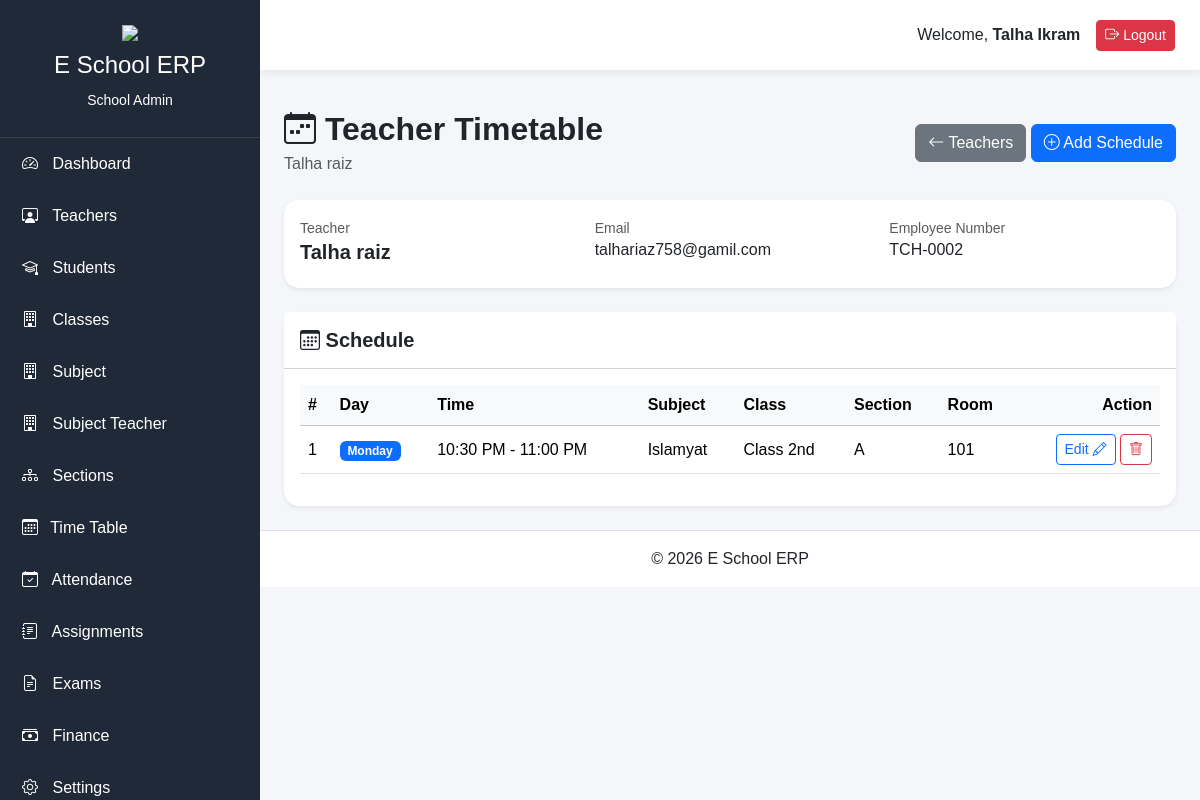
Page /school-admin/manage-timetable/teacher/1 (signed in) on the committed database.
### app/models/user.py (models this page shows, shortened)
class User(UserMixin, db.Model):
    __tablename__ = "users"
    id = db.Column(db.Integer, primary_key=True)
    full_name = db.Column(db.String(100), nullable=False)
    role_id = db.Column(db.Integer,db.ForeignKey("roles.id"),nullable=False)
    role = db.relationship("Role",back_populates="users")
    school = db.relationship("School",back_populates="users")
    student=db.relationship("Student",back_populates="user",uselist=False,cascade="all, delete-orphan")
    teacher=db.relationship("Teacher",back_populates="user",uselist=False,cascade="all, delete-orphan")
    parent= db.relationship("Parent",back_populates="user",uselist=False,cascade="all, delete-orphan")
    school_admin = db.relationship("SchoolAdmin",back_populates="user",uselist=False,cascade="all, delete-orphan")
    school_id = db.Column(db.Integer,db.ForeignKey("schools.id"),nullable=True)
    username = db.Column(db.String(50),unique=True,nullable=False)
    email = db.Column(db.String(120),unique=True,nullable=False)
    password_hash = db.Column(db.String(255),nullable=False)
    is_active = db.Column(db.Boolean,default=True)
    is_verified = db.Column(db.Boolean,default=False)
    last_login = db.Column(db.DateTime,nullable=True)
    created_at = db.Column(db.DateTime,default=datetime.utcnow)
    updated_at = db.Column(db.DateTime,default=datetime.utcnow,onupdate=datetime.utcnow)

### app/models/teacher.py (models this page shows, shortened)
class Teacher(db.Model):
    __tablename__ = "teachers"
    id = db.Column(db.Integer, primary_key=True)
    user_id = db.Column(db.Integer, db.ForeignKey("users.id"), unique=True, nullable=False)
    school_id = db.Column(db.Integer, db.ForeignKey("schools.id"), nullable=False)
    employee_number = db.Column(db.String(20), unique=True, nullable=False)
    first_name = db.Column(db.String(100), nullable=False)
    last_name = db.Column(db.String(100), nullable=False)
    email = db.Column(db.String(120), unique=True, nullable=False)
    phone = db.Column(db.String(20), nullable=False)
    gender = db.Column(db.String(20), nullable=False)
    date_of_birth = db.Column(db.Date, nullable=True)
    cnic = db.Column(db.String(20), unique=True, nullable=True)
    address = db.Column(db.String(255), nullable=True)
    emergency_contact = db.Column(db.String(20), nullable=True)
    blood_group = db.Column(db.String(5), nullable=True)
    qualification = db.Column(db.String(150), nullable=True)
    experience = db.Column(db.Integer, nullable=True)
    joining_date = db.Column(db.Date, nullable=True)
    salary = db.Column(db.Numeric(10, 2), nullable=True)
    profile_image = db.Column(db.String(255), nullable=True)
    employment_status = db.Column(
    db.String(20),default="Active")
    notes = db.Column(db.Text, nullable=True)
    is_active = db.Column(db.Boolean, default=True)
    created_at = db.Column(db.DateTime, default=datetime.utcnow)
    updated_at = db.Column(
    db.DateTime,default=datetime.utcnow,onupdate=datetime.utcnow)
    user= db.relationship("User", back_populates= "teacher", uselist= False)
    teacher_subjects = db.relationship("TeacherSubject", back_populates ="teacher", cascade= "all, delete-orphan",lazy= True)
    school = db.relationship("School", back_populates="teacher")
    exams = db.relationship("Exam", back_populates="teacher")
    results = db.relationship("Result", back_populates="teacher")
    attendences = db.relationship("Attendance", back_populates="teacher")
    assignments = db.relationship("Assignment", back_populates="teacher")
    timetables = db.relationship("Timetable", back_populates="teacher")
    managed_class= db.relationship("Class",foreign_keys ="Class.class_teacher_id" ,back_populates= "class_teacher", uselist= False)

### app/models/timetable.py (models this page shows, shortened)
class Timetable(db.Model):
    __tablename__ = "timetables"
    id = db.Column(db.Integer,primary_key=True)
    school_id = db.Column(db.Integer,db.ForeignKey("schools.id"),nullable=False)
    class_id = db.Column(db.Integer,db.ForeignKey("classes.id"),nullable=False)
    section_id = db.Column(db.Integer,db.ForeignKey("sections.id"),nullable=False)
    subject_id = db.Column(db.Integer,db.ForeignKey("subjects.id"),nullable=False)
    teacher_id = db.Column(db.Integer,db.ForeignKey("teachers.id"),nullable=False)
    day_of_week = db.Column(db.String(20),nullable=False)
    start_time = db.Column(db.Time,nullable=False)
    room_number = db.Column(db.String(20),nullable=True)
    end_time = db.Column(db.Time,nullable=False)
    room_number = db.Column(db.String(20),nullable=True)
    academic_year = db.Column(db.String(20),nullable=False)
    is_active = db.Column(db.Boolean,default=True)
    created_at = db.Column(db.DateTime,default=datetime.utcnow)
    updated_at = db.Column(db.DateTime,default=datetime.utcnow,onupdate=datetime.utcnow)
    school = db.relationship("School",back_populates ="timetables")
    class_room = db.relationship("Class",back_populates ="timetables")
    section = db.relationship("Section",back_populates ="timetables")
    subject = db.relationship("Subject",back_populates ="timetables")
    teacher = db.relationship("Teacher",back_populates ="timetables")
    __table_args__ = (db.UniqueConstraint("class_id","section_id","day_of_week","start_time",name="uq_class_timetable"),)

### app/models/subject.py (models this page shows, shortened)
class Subject(db.Model):
    __tablename__ = "subjects"
    id = db.Column(db.Integer, primary_key=True)
    school = db.relationship("School",back_populates="subjects")
    exams = db.relationship("Exam", back_populates= "subject", cascade= "all, delete-orphan")
    timetables = db.relationship("Timetable", back_populates = "subject")
    assignments = db.relationship("Assignment", back_populates = "subject")
    results = db.relationship("Result", back_populates = "subject")
    teacher_subjects= db.relationship("TeacherSubject", back_populates = "subject", cascade ="all, delete-orphan",lazy = True)
    school_id = db.Column(db.Integer,db.ForeignKey("schools.id"),nullable=False)
    subject_name = db.Column(db.String(100),nullable=False)
    subject_code = db.Column(db.String(20),unique=True,nullable=False)
    description = db.Column(db.Text,nullable=True)
    credit_hours = db.Column(db.Integer,nullable=True)
    is_active = db.Column(db.Boolean,default=True)
    created_at = db.Column(db.DateTime,default=datetime.utcnow)
    updated_at = db.Column(db.DateTime,default=datetime.utcnow,onupdate=datetime.utcnow)

### app/models/class_model.py (models this page shows, shortened)
class Class(db.Model):
    __tablename__ = "classes"
    id = db.Column(db.Integer, primary_key=True)
    school_id = db.Column(db.Integer,db.ForeignKey("schools.id"),nullable=False)
    class_name = db.Column(db.String(100),nullable=False)
    class_code = db.Column(db.String(20),nullable=False)
    description = db.Column(db.Text,nullable=True)
    class_teacher_id = db.Column(db.Integer,db.ForeignKey("teachers.id"),nullable=True)
    is_active = db.Column(db.Boolean,default=True)
    created_at = db.Column(db.DateTime,default=datetime.utcnow)
    updated_at = db.Column(db.DateTime,default=datetime.utcnow,onupdate=datetime.utcnow)
    teacher_subjects = db.relationship("TeacherSubject", back_populates = "classroom", cascade= "all, delete-orphan",lazy= True)
    sections = db.relationship("Section",back_populates= "class_room",cascade="all, delete-orphan")
    students = db.relationship("Student", back_populates= "class_room")
    results=   db.relationship("Result", back_populates= "class_room")
    exams = db.relationship("Exam", back_populates= "class_room",cascade="all, delete-orphan")
    timetables = db.relationship("Timetable",back_populates= "class_room",cascade="all, delete-orphan")
    assignments = db.relationship("Assignment",back_populates= "class_room",cascade="all, delete-orphan")
    fee_structures = db.relationship("FeeStructure",back_populates= "class_room",cascade="all, delete-orphan")
    class_teacher = db.relationship("Teacher",foreign_keys=[class_teacher_id],back_populates="managed_class", uselist=False )
    school = db.relationship("School",back_populates="classes")

### app/models/section.py (models this page shows, shortened)
class Section(db.Model):
    __tablename__ = "sections"
    id = db.Column(db.Integer, primary_key=True)
    school_id = db.Column(db.Integer,db.ForeignKey("schools.id"),nullable=False)
    class_id = db.Column(db.Integer,db.ForeignKey("classes.id"),nullable=False)
    section_name = db.Column(db.String(20),nullable=False)
    section_code = db.Column(db.String(20),nullable=False)
    description = db.Column(db.Text,nullable=True)
    is_active = db.Column(db.Boolean,default=True)
    created_at = db.Column(db.DateTime,default=datetime.utcnow)
    updated_at = db.Column(db.DateTime,default=datetime.utcnow,onupdate=datetime.utcnow)
    school = db.relationship("School",back_populates="sections")
    class_room = db.relationship("Class",back_populates="sections")
    exams = db.relationship("Exam",back_populates="sections")
    timetables = db.relationship("Timetable",back_populates="section",cascade="all, delete-orphan")
    assignments = db.relationship("Assignment",back_populates="sections",cascade="all, delete-orphan")
    teacher_subjects = db.relationship("TeacherSubject", back_populates = "section", cascade="all, delete-orphan")
    students = db.relationship("Student",back_populates="section",cascade="all, delete-orphan")
    results = db.relationship("Result",back_populates="section",cascade="all, delete-orphan")

### app/blueprints/school_admin/routes.py (the view)
@school_admin.route("/manage-timetable/teacher/<int:teacher_id>")
@login_required
def teacher_timetable(teacher_id):
    teacher = Teacher.query.filter_by(
    id=teacher_id,
    school_id=current_user.school_id
    ).first_or_404()
    timetables = Timetable.query.filter_by(
    teacher_id=teacher.id,
    school_id=current_user.school_id,
    is_active=True
    ).order_by(
    Timetable.day_of_week,
    Timetable.start_time
    ).all()
    return render_template(
    "school_admin/timetable/teacher_timetable.html",
    teacher=teacher,
    timetables=timetables
    )

### app/models/user.py (called while the page is built)
@login_manager.user_loader
def load_user(user_id):
    return User.query.get(int(user_id))

### app/templates/school_admin/timetable/teacher_timetable.html (shortened to what this page needs)
{% extends "school_admin/base.html" %}
{% block content %}
<div class="container-fluid">
<div class="d-flex justify-content-between align-items-center mb-4">
<div>
<h2 class="fw-bold mb-1">
<i class="bi bi-calendar-week"></i>
Teacher Timetable
</h2>
<p class="text-muted mb-0">
{{ teacher.first_name }}
{{ teacher.last_name }}
</p>
</div>
<div>
<a href="{{ url_for(
'school_admin.timetable_teachers'
) }}"
class="btn btn-secondary">
<i class="bi bi-arrow-left"></i>
Teachers
</a>
<a href="{{ url_for(
'school_admin.create_timetable',
teacher_id=teacher.id
) }}"
class="btn btn-primary">
<i class="bi bi-plus-circle"></i>
Add Schedule
</a>
</div>
</div>
<div class="card shadow-sm border-0 mb-4">
<div class="card-body">
<div class="row">
<div class="col-md-4">
<small class="text-muted">
Teacher
</small>
<h5 class="fw-semibold">
{{ teacher.first_name }}
{{ teacher.last_name }}
</h5>
</div>
<div class="col-md-4">
<small class="text-muted">
Email
</small>
<h6>
{{ teacher.email or "-" }}
</h6>
</div>
<div class="col-md-4">
<small class="text-muted">
Employee Number
</small>
<h6>
{{ teacher.employee_number or "-" }}
</h6>
</div>
</div>
</div>
</div>
<div class="card shadow-sm border-0">
<div class="card-header bg-white py-3">
<h5 class="mb-0 fw-semibold">
<i class="bi bi-calendar3"></i>
Schedule
</h5>
</div>
<div class="card-body">
{% if timetables %}
<div class="table-responsive">
<table class="table table-hover align-middle">
<thead class="table-light">
<tr>
<th>#</th>
<th>Day</th>
<th>Time</th>
<th>Subject</th>
<th>Class</th>
<th>Section</th>
<th>Room</th>
<th class="text-end">Action</th>
</tr>
</thead>
<tbody>
{% for timetable in timetables %}
<tr>
<td>
{{ loop.index }}
</td>
<td>
<span class="badge bg-primary">
{{ timetable.day_of_week }}
</span>
</td>
<td>
{{ timetable.start_time.strftime('%I:%M %p') }}
-
{{ timetable.end_time.strftime('%I:%M %p') }}
</td>
<td>
{{ timetable.subject.subject_name
if timetable.subject
else "-" }}
</td>
<td>
{{ timetable.class_room.class_name
if timetable.class_room
else "-" }}
</td>
<td>
{{ timetable.section.section_name
if timetable.section
else "-" }}
</td>
<td>
{{ timetable.room_number or "-" }}
</td>
<td class="text-end">
<a href="{{ url_for(
'school_admin.edit_timetable',
id=timetable.id
) }}"
class="btn btn-sm btn-outline-primary">
Edit
<i class="bi bi-pencil"></i>
</a>
<a href="{{ url_for(
'school_admin.delete_timetable',
id=timetable.id
) }}"
class="btn btn-sm btn-outline-danger"
onclick="return confirm(
'Are you sure you want to delete this schedule?'
);">
<i class="bi bi-trash"></i>
</a>
</td>
</tr>
{% endfor %}
</tbody>
</table>
</div>
{% endif %}
</div>
</div>
</div>
{% endblock %}

### app/templates/school_admin/base.html (shortened to what this page needs)
<!DOCTYPE html>
<html lang="en">
<head>
<link href="https://cdn.jsdelivr.net/npm/bootstrap@5.3.3/dist/css/bootstrap.min.css" rel="stylesheet">
<link rel="stylesheet"
href="https://cdn.jsdelivr.net/npm/bootstrap-icons@1.11.3/font/bootstrap-icons.min.css">
<link rel="stylesheet"
href="{{ url_for('static', filename='css/style.css') }}">
</head>
<body>
<div class="wrapper">
<aside class="sidebar" id="sidebar">
<div class="sidebar-header">
<img src="{{ url_for('static', filename='images/logo.png') }}"
class="logo">
<h4>E School ERP</h4>
<small>School Admin</small>
</div>
<ul class="sidebar-menu">
<li>
<a href="{{ url_for('school_admin.dashboard') }}">
<i class="bi bi-speedometer2"></i>
Dashboard
</a>
</li>
<li>
<a href="{{ url_for('school_admin.manage_teachers') }}">
<i class="bi bi-person-workspace"></i>
Teachers
</a>
</li>
<li>
<a href="{{ url_for('school_admin.manage_students') }}">
<i class="bi bi-mortarboard"></i>
Students
</a>
</li>
<li>
<a href="{{ url_for('school_admin.manage_classes') }}">
<i class="bi bi-building"></i>
Classes
</a>
</li>
<li>
    <a href="{{ url_for('school_admin.manage_subjects') }}">
    <i class="bi bi-building"></i>
    Subject
    </a>
    </li>
<li>
    <a href="{{ url_for('school_admin.manage_teacher_subjects') }}">
    <i class="bi bi-building"></i>
    Subject Teacher
    </a>
    </li>
<li>
<a href="{{ url_for('school_admin.manage_sections') }}">
<i class="bi bi-diagram-3"></i>
Sections
</a>
</li>
<li>
<a href="{{ url_for('school_admin.manage_timetable') }}">
<i class="bi bi-calendar3 me-2"></i>
Time Table
</a>
</li>
<li>
<a href="#">
<i class="bi bi-calendar-check"></i>
Attendance
</a>
</li>
<li>
<a href="#">
<i class="bi bi-journal-text"></i>
Assignments
</a>
</li>
<li>
<a href="#">
<i class="bi bi-file-earmark-text"></i>
Exams
</a>
</li>
<li>
<a href="#">
<i class="bi bi-cash-stack"></i>
Finance
</a>
</li>
<li>
<a href="#">
<i class="bi bi-gear"></i>
Settings
</a>
</li>
</ul>
</aside>
<div class="main-content">
<nav class="top-navbar">
<div class="ms-auto d-flex align-items-center">
<span class="me-3">
Welcome,
<strong>{{ current_user.full_name }}</strong>
</span>
<a href="{{ url_for('auth.logout') }}"
class="btn btn-danger btn-sm">
<i class="bi bi-box-arrow-right"></i>
Logout
</a>
</div>
</nav>
<main class="container-fluid py-4">
{% block content %}
{% endblock %}
</main>
<footer class="text-center py-3 border-top">
© 2026 E School ERP
</footer>
</div>
</div>
</body>
</html>

### app/static/css/style.css (style rules this page uses)
body { margin:0; background:#f4f6f9; font-family:Arial,sans-serif; }
.wrapper { display:flex; }
.sidebar { width:260px; background:#1f2937; color:white; min-height:100vh; position:fixed; left:0; top:0; overflow-y:auto; }
.sidebar-header { text-align:center; padding:25px; border-bottom:1px solid rgba(255,255,255,.1); }
.logo { width:70px; margin-bottom:10px; }
.sidebar-menu { list-style:none; padding:0; margin:0; }
.sidebar-menu li a { display:block; padding:14px 22px; color:white; text-decoration:none; transition:.3s; }
.sidebar-menu i { margin-right:10px; }
.main-content { margin-left:260px; width:100%; }
.top-navbar { background:white; height:70px; display:flex; align-items:center; padding:0 25px; box-shadow:0 2px 8px rgba(0,0,0,.08); }
.card { border:none; border-radius:15px; }
footer { background:white; }

### rows in the picture
User: full_name "Talha Ikram"
Teacher: first_name "Talha", last_name "raiz", email "talhariaz758@gamil.com", employee_number "TCH-0002"
Timetable: day_of_week "Monday", start_time "10:30 PM", end_time "11:00 PM", subject "Islamyat", class_room "Class 2nd", section "A", room_number "101"
